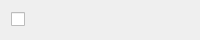
<?xml version="1.0" encoding="UTF-8"?>
<ui version="4.0">
 <class>AlbumWidget</class>
 <widget class="QWidget" name="AlbumWidget">
  <property name="geometry">
   <rect>
    <x>0</x>
    <y>0</y>
    <width>200</width>
    <height>40</height>
   </rect>
  </property>
  <property name="maximumSize">
   <size>
    <width>200</width>
    <height>40</height>
   </size>
  </property>
  <property name="windowTitle">
   <string>Form</string>
  </property>
  <layout class="QGridLayout" name="gridLayout">
   <item row="0" column="1">
    <widget class="QLabel" name="iconLabel">
     <property name="maximumSize">
      <size>
       <width>40</width>
       <height>40</height>
      </size>
     </property>
     <property name="text">
      <string/>
     </property>
    </widget>
   </item>
   <item row="0" column="3">
    <widget class="QLabel" name="titleLabel">
     <property name="text">
      <string/>
     </property>
    </widget>
   </item>
   <item row="0" column="0">
    <widget class="QCheckBox" name="checkBox">
     <property name="text">
      <string/>
     </property>
    </widget>
   </item>
  </layout>
 </widget>
 <resources/>
 <connections/>
</ui>
